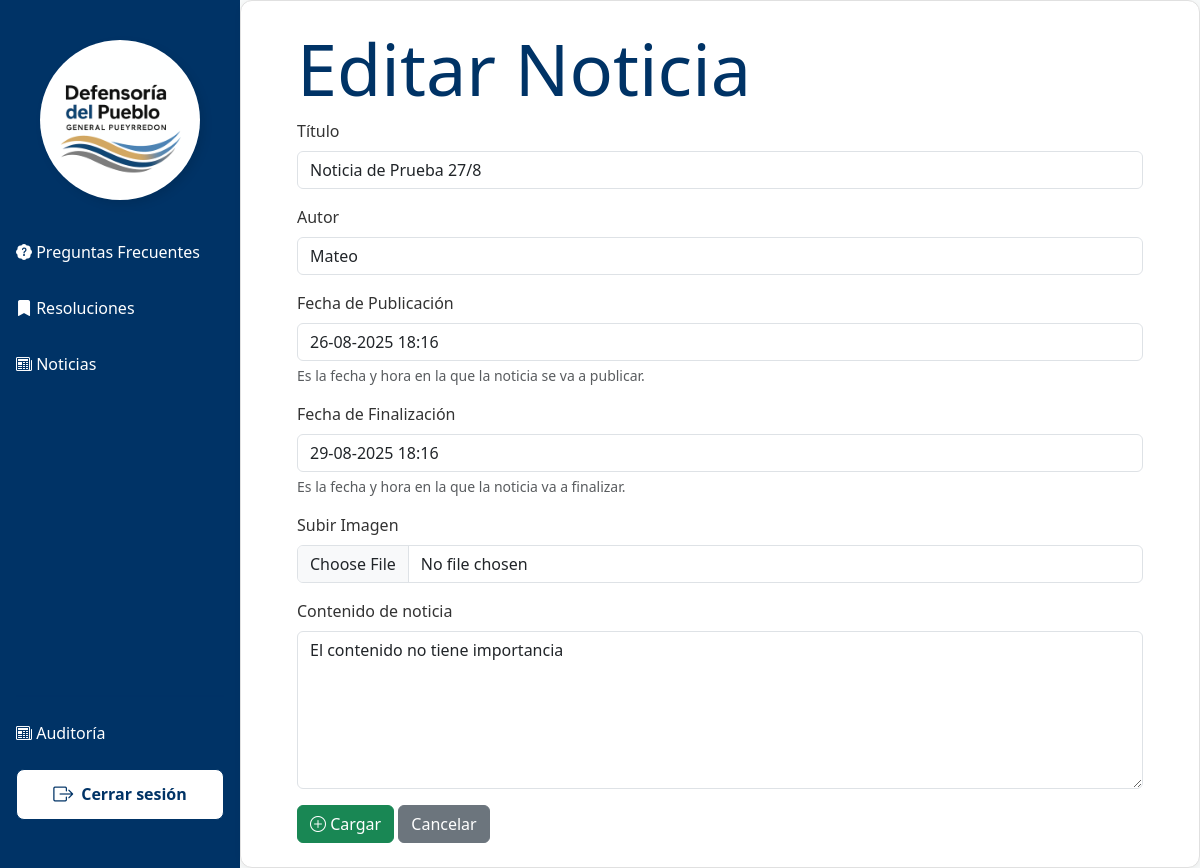
/principal/index.php?vista=noticias/cargarNoticia&id=7, run on the app's committed database.
### tables this page shows
CREATE TABLE `noticias` (
  `noticia_id` int(10) UNSIGNED NOT NULL,
  `titulo` varchar(100) NOT NULL,
  `contenido` text NOT NULL,
  `fecha_creacion` datetime NOT NULL DEFAULT current_timestamp(),
  `fecha_publicacion` datetime NOT NULL,
  `fecha_finalizacion` datetime NOT NULL,
  `autor` varchar(50) NOT NULL,
  `foto` varchar(50) DEFAULT NULL COMMENT 'Guarda el nombre de la foto',
  `estado` tinyint(4) NOT NULL DEFAULT 1
);

### vistas/noticias/cargarNoticia.php (the view, shortened to what this page needs)
<?php
    include_once "../plantilla/head2.php";
    $id = isset($_GET['id']) ? intval($_GET['id']) : 0;
    $title_noticia = ($id != 0) ? "Editar Noticia" : "Crear Noticia";
    if ($id != 0) {
        $sql = "SELECT * FROM noticias WHERE noticia_id = $id";
        $resultado = mysqli_query($link, $sql);
        $noticia = mysqli_fetch_assoc($resultado);
}
?>
<div class="container">
    <div class="row">
        <div class="col">
            <div>
                <h3 class="display-2"><?=$title_noticia?></h3>
            </div>
            <div class="col">
                <form action="index.php?vista=noticias/editarNoticia" method="POST" enctype="multipart/form-data">
                    <div class="col">
                        <div class="mb-3">
                            <label for="titulo" class="form-label">Título</label>
                            <input type="text" class="form-control" id="titulo" name="titulo" value="<?= htmlspecialchars($noticia['titulo']) ?>">
                        </div>
                        <div class="mb-3">
                            <label for="autor" class="form-label">Autor</label>
                            <input type="text" class="form-control" id="autor" name="autor" value="<?= htmlspecialchars($noticia['autor']) ?>">
                        </div>
                        <?php
                                $fechaPublicacion = !empty($noticia['fecha_publicacion'])
                                ? date('d-m-Y H:i', strtotime($noticia['fecha_publicacion']))
                                : date('d-m-Y H:i');
                        ?>
                        <div class="mb-3">
                            <label class="form-label" for="fecha_publicacion">Fecha de Publicación</label>
                            <input type="text" class="form-control" name="fecha_publicacion" id="fecha_publicacion" aria-describedby="fechadepublicacion" value="<?= $fechaPublicacion ?>">
                            <div id="fechadepublicacion" class="form-text">Es la fecha y hora en la que la noticia se va a publicar.</div>
                        </div>
                        <?php
                            $fechaFinalizacion = !empty($noticia['fecha_finalizacion'])
                                ? date('d-m-Y H:i', strtotime($noticia['fecha_finalizacion']))
                                : date('d-m-Y H:i');
                        ?>
                        <div class="mb-3">
                            <label class="form-label" for="fecha_finalizacion">Fecha de Finalización</label>
                            <input type="text" class="form-control" id="fecha_finalizacion" name="fecha_finalizacion" value="<?= $fechaFinalizacion ?>">
                            <div id="fechadefinalizacion" class="form-text">Es la fecha y hora en la que la noticia va a finalizar.</div>
                        </div>
                        <div class="mb-3">
                            <label class="form-label" for="foto">Subir Imagen</label>
                            <input type="file" class="form-control" id="foto" name="foto">
                        </div>
                        <div class="mb-3">
                            <label for="contenido" class="form-label">Contenido de noticia</label>
                            <textarea name="contenido" class="form-control" id="contenido" rows="6"><?= htmlspecialchars($noticia['contenido']) ?></textarea>
                        </div>
                        <button type="submit" class="btn btn-success"><i class="bi bi-plus-circle"></i>&nbsp;Cargar</button>
                        <a href="index.php?vista=noticias/noticias" class="btn btn-secondary">Cancelar</a>
                    </div>
                </form>
            </div>
        </div>
    </div>
</div>

### plantilla/style.css (style rules this page uses)
html, body { margin: 0; background-color: #f7f9f9; display: flex; flex-direction: column; height: 100%; }
.container { width: 100%; padding-left: 1rem; padding-right: 1rem; }
body { font-family: 'Segoe UI', sans-serif; color: #333; }
h1, h2, h3 { color: #003366; }

### data on the page
noticias: titulo "Noticia de Prueba 27/8", autor "Mateo", fecha_publicacion "26-08-2025 18:16", fecha_finalizacion "29-08-2025 18:16", contenido "El contenido no tiene importancia"

### other printed values
$title_noticia "Editar Noticia"
